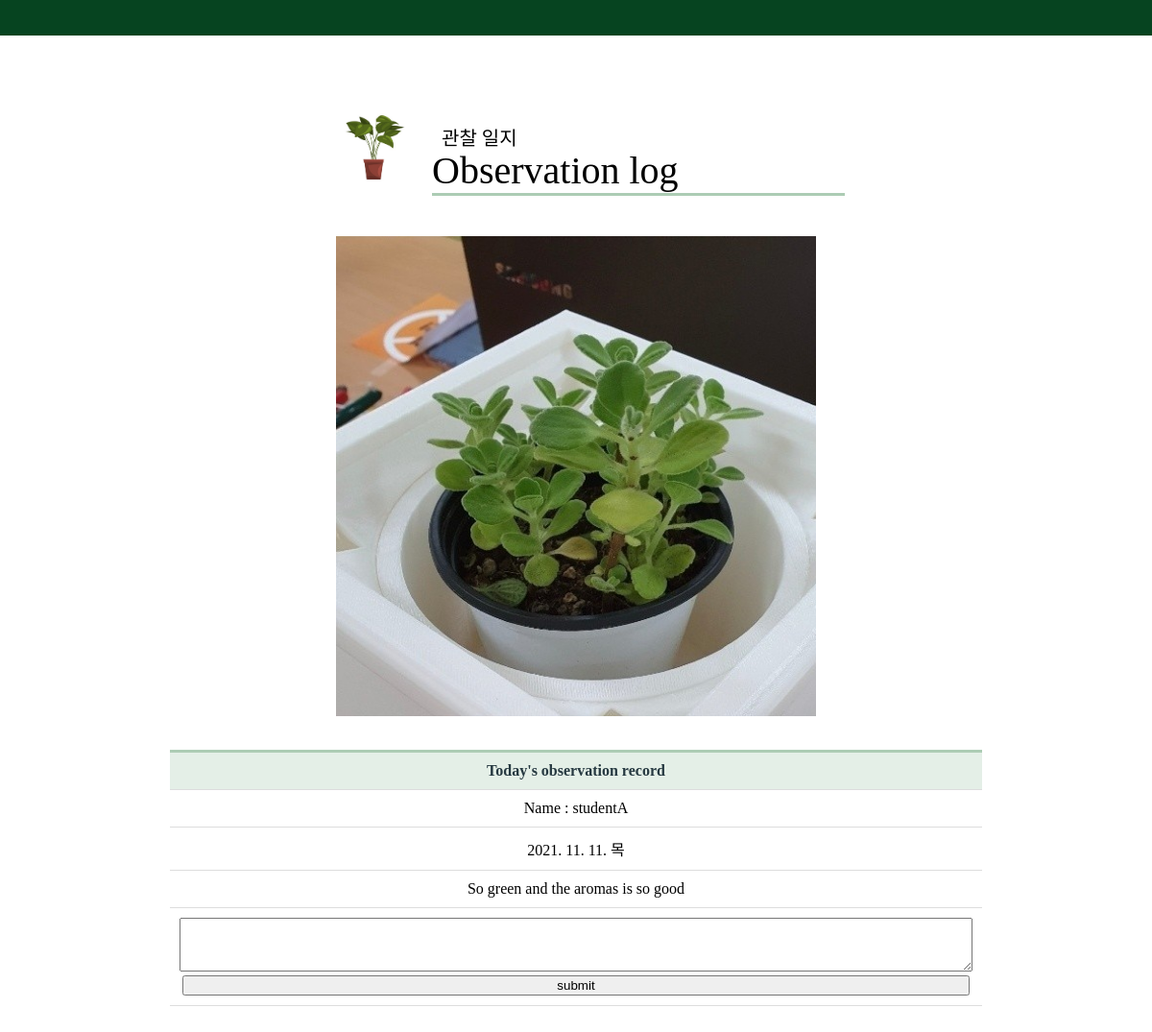
/observation/32 (signed in), run on the app's committed database.
### administrator/models.py (models this page shows, shortened)
class Observe(models.Model):
    student = models.ForeignKey(Student, on_delete=models.CASCADE, null=False)
    image = models.ImageField(upload_to = 'images/', blank=True, null=True )
    title = models.CharField(max_length=100, null=False)
    content = models.TextField(null=False)
    feedback = models.TextField(null=True, blank=True)
    water = models.IntegerField( null=True, blank=True)
    receive_date = models.CharField(max_length=100, null=False)

class Student(models.Model):
    teacher = models.ForeignKey(User, on_delete=models.CASCADE, null=False)
    name = models.CharField(max_length=10, null=True)
    email = models.EmailField(max_length=100, null = True)
    phone = models.CharField(max_length=20, null=True)
    point =  models.IntegerField( default=0, null=True, blank=True)
    point_used = models.IntegerField(default=0, blank=True, null=True)

### administrator/views.py (the view, shortened to what this page needs)
# urls.py: path('observation/<int:pk>', views.LogDetailView.as_view(), name='log_detail'),
class LogDetailView(LoginRequiredMixin, DetailView):
    login_url = 'login/'
    template_name = 'administrator/observation/record.html'
    model = Student
    def get(self, request, *args, **kwargs):
        self.object = self.get_object()
        context = self.get_context_data()
        context['observe'] = Observe.objects.filter(
            student =  self.object
            )
        return self.render_to_response(context)

### administrator/templates/administrator/observation/record.html (shortened to what this page needs)
{% load static %}
<!DOCTYPE html>
<html>
<head>
    <link rel="stylesheet" href="{% static 'All.css' %}" />
</head>
<body>
   <div class="design">
        <div id="student_list">
            <header>
            </header>
            <div id="head">
            <h3>관찰 일지</h3>
            <h1>Observation log</h1>
        </div>
        <div id="top">
            <img id="topImg" src="{%static 'observation/plant.jpg' %}"/>
         </div>
   </div>
{% for object in observe reversed %}
    <div id = "plant_image">
        {% if object.image %}
        <img id="P_img" src="{{ object.image.url }}"/>
        {% else %}
        <img id="P_img" src="{{ object.image}}"/>
        {% endif %}
    </div>
    <table class="plant_table">
        <thead>
            <tr>
                <th >Today's observation record</th>
            </tr>
            <tr>
                <td>Name : {{student.name}}</td>
            </tr>
            <tr>
                <td>{{object.receive_date}}</td>
            </tr>
            <tr>
                <td>{{ object.content }}</td>
            </tr>
            <tr>
                <td>
                    {% if object.feedback %}
                    {{object.feedback}}
                    {% else %}
                    <form action="" method="POST" enctype="multipart/form-data">
                        <textarea name="feedback" class='feedback'></textarea>
                        <input type="submit" role="button" class ="btn" value="submit">
                    </form>
                    {% endif %}
                </td>
            </tr>
        </thead>
    </table>
{% endfor %}
</body>
</html>

### administrator/static/All.css (style rules this page uses)
body { display: flex; justify-content: center; align-items: center; background: rgb(255, 255, 255); overflow:auto; }
header { position: fixed !important; width: 100%; justify-content: center; align-items: center; width:100%; height:50px; left:0px; top:-13px; background-color: rgb(6, 68, 32); position: relative; }
h1 { position:relative; font-size:40px; color: rgb(0, 0, 0); font-weight:500; top:70px; left:65px; margin-left: auto; margin-right: auto; width:430px; border-bottom:3px solid rgb(172, 204, 180); z-index:0; }
h3 { position:relative; font-size:20px; color: rgb(0, 0, 0); font-weight:500; top:100px; left:70px; margin-left: auto; margin-right: auto; width:420px; z-index:0; }
#top { position:relative }
#topImg { position:relative; display:block; margin:auto; width:95px; height:95px; left:-210px; top:-55px; border-bottom:2px; z-index:2; }
#plant_image { position:relative }
#P_img { position:relative; display:block; margin:auto; width:500px; height:500px; top:-10px; z-index:2; }
.plant_table { position:relative; width: 750px; height:200px; top:25px; margin-left: auto; margin-right: auto; margin-bottom:150px; text-align:center; border-collapse: collapse; border-top: 3px solid rgb(172, 204, 180); }
.plant_table th { color: rgb(38, 57, 65); background: rgb(228, 239, 231); text-align: center; }
.plant_table th, .plant_table td { padding: 10px; border: 1px solid #ddd; }
.plant_table th:first-child, .plant_table td:first-child { border-left: 0; }
.plant_table th:last-child, .plant_table td:last-child { border-right: 0; }
.plant_table tr td:first-child { text-align: center; }
.feedback { width:820px; height:50px; }
.btn { width:820px; }

### data on the page
Observe: image (picture), receive_date "2021. 11. 11. 목", content "So green and the aromas is so good"
Student: name "studentA"
